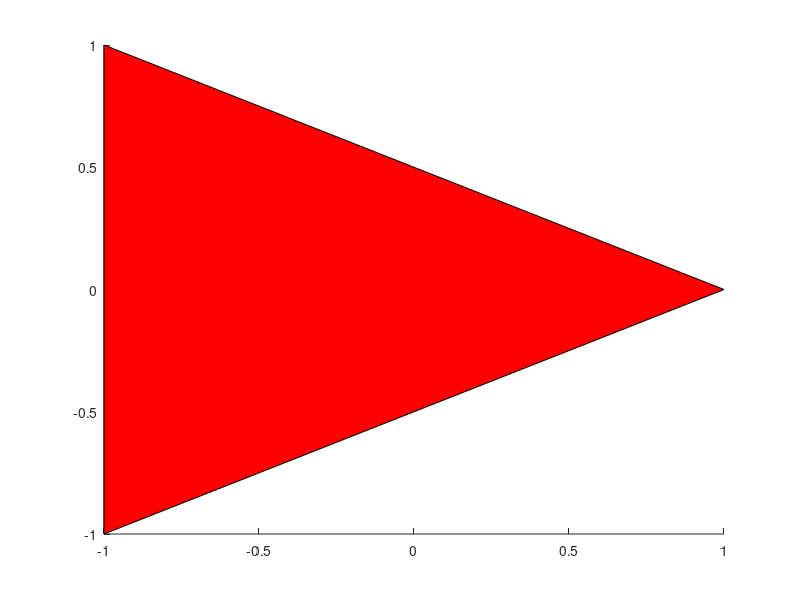

Write MATLAB code to recreate this figure.
% Werikson Alves - 96708
% Aula 02 DE ELT 476 (19/05/22)
%==========================================================================
%% Cria uma figura a partir dos vertices

% Limpar todas as variaveis, janelas e o command window
close all; clear all; clc;

% n= patch([x],[y],[z],[R G B])
% h(az a figura e a colore, seguindo os pontos especificados

%Exemplo: V1 = [1 0 0] V2 = [-1 1 0] V3 = [-1 -1 0] Um triângulo
h = patch([1 -1 -1],[0 1 -1],[0 0 0],[1 0 0])
